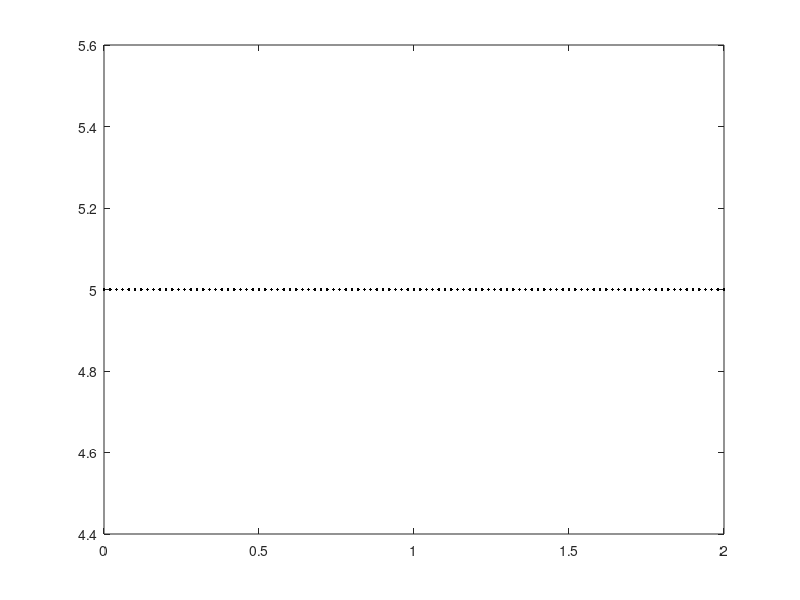

The MATLAB source for this figure: (Note: this script raises an error after producing the figure.)
function [signal,sampledSignal,peak,fs,f,tSampled,tOriginal,numberOfCycles] = Sampler()


%%%%%%%%%%%%%%%%%%%%%%%%%%%Entering Inputs%%%%%%%%%%%%%%%%%%%%%%%%%%%
fprintf('<strong>Entering Sampler inputs</strong>\n');

%% Entering the signal as an equation but has to enter it in matlab format 
%% and use f for Fm and use for t equation's time  
disp('The signal function should be in matlab format.');
disp('i.e: 5*cos(2*pi*f*t)')
inputFunction=input('Enter the signal function m(t): ','s');

%% Enterig the signal frequency Fm
f=input('Enter the signal frequncy: ');

%% Entering the sampling Frequency
fs=input('Enter the sampling frequncy: ');

%% Entering the number of cycles 
numberOfCycles=10;


%% Calculating original signal
Timestep=1/(numberOfCycles*fs);
t=0:Timestep:numberOfCycles*1/f;
tOriginal = t;
catched = 1;
while catched == 1
	try
		signal=eval(inputFunction);
		catched = 0;
	catch
		inputFunction=input('WRONG function format please renter it: ','s');;
	end
end

peak=max(signal);

%% Plotting original signal
figure('Name', 'Sampler');
plot(t,signal,'LineWidth',1, 'Color', 'k', 'DisplayName', 'Signal');
hold on; 

%% Calculating sampled signal
t=0:1/fs:numberOfCycles*1/f;
tSampled = t;
sampledSignal = eval(inputFunction);

%% plotig the sampled signal and adding info
stem(tSampled,sampledSignal,'o','filled', 'LineWidth',1.5, 'Color', 'm', 'DisplayName', 'Sampled signal'); 
caption = strcat('Sampling of: ',inputFunction);
title(caption); 
xlabel('Time(s)'); 
ylabel('Amplitude');
legend('Signal','Sampled signal'); 
legend('show')
grid


end

